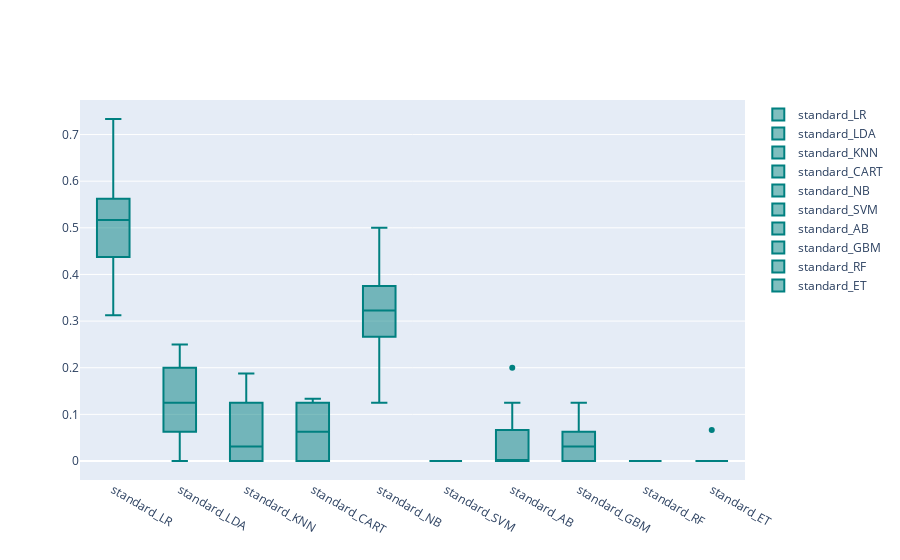

The notebook cell saved with this chart:
### Markdown cell above
## 4.1.2 standard 标准化 Scaling method(第一次校正模型后的accuracy)

---

### Code cell
## 选择standard标准化的方法，对x进行标准化
models = GetScaledModel('standard')
names,results = BasedLine2(X_train, y_train, models)
PlotBoxR().PlotResult(names, results)

### Figure 1 — Plotly figure (JSON) as saved in the notebook; plotly's stock layout.template omitted (floating-point values rounded to 4 significant figures)
{"data": [{"marker": {"color": "rgb(0, 128, 128)"}, "name": "standard_LR", "y": [0.375, 0.4667, 0.5333, 0.7333, 0.4375, 0.5625, 0.625, 0.5, 0.5625, 0.3125], "type": "box"}, {"marker": {"color": "rgb(0, 128, 128)"}, "name": "standard_LDA", "y": [0.125, 0.2, 0.06667, 0.2, 0, 0.25, 0.125, 0.0625, 0.1875, 0], "type": "box"}, {"marker": {"color": "rgb(0, 128, 128)"}, "name": "standard_KNN", "y": [0.0625, 0, 0.06667, 0.1333, 0, 0.1875, 0, 0, 0.125, 0], "type": "box"}, {"marker": {"color": "rgb(0, 128, 128)"}, "name": "standard_CART", "y": [0, 0, 0, 0.1333, 0.125, 0.0625, 0.125, 0.0625, 0.0625, 0.0625], "type": "box"}, {"marker": {"color": "rgb(0, 128, 128)"}, "name": "standard_NB", "y": [0.3125, 0.2667, 0.3333, 0.4, 0.125, 0.375, 0.3125, 0.375, 0.5, 0.25], "type": "box"}, {"marker": {"color": "rgb(0, 128, 128)"}, "name": "standard_SVM", "y": [0, 0, 0, 0, 0, 0, 0, 0, 0, 0], "type": "box"}, {"marker": {"color": "rgb(0, 128, 128)"}, "name": "standard_AB", "y": [0, 0, 0.2, 0.06667, 0, 0.125, 0.0625, 0, 0, 0], "type": "box"}, {"marker": {"color": "rgb(0, 128, 128)"}, "name": "standard_GBM", "y": [0.0625, 0, 0, 0.06667, 0, 0.125, 0.0625, 0, 0.0625, 0], "type": "box"}, {"marker": {"color": "rgb(0, 128, 128)"}, "name": "standard_RF", "y": [0, 0, 0, 0, 0, 0, 0, 0, 0, 0], "type": "box"}, {"marker": {"color": "rgb(0, 128, 128)"}, "name": "standard_ET", "y": [0, 0, 0, 0.06667, 0, 0, 0, 0, 0, 0], "type": "box"}], "layout": {}}
